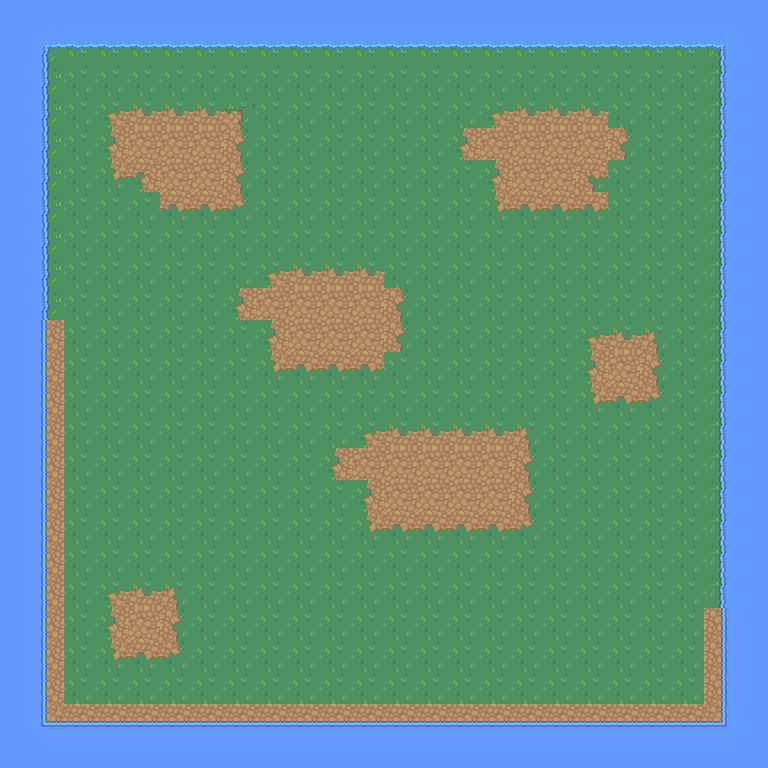

Rendered tile map (Tiled .tmx) drawn with the repository's tilesets; below, a short description and the full map source, tile grids included:
An orthogonal 24x24 tile map with 32x32 px tiles, 3 tile layers (Tile Layer 1, Water, Tile Layer 3).

<map version="1.10" tiledversion="1.10.0" orientation="orthogonal" renderorder="right-down" width="24" height="24" tilewidth="32" tileheight="32" infinite="0" nextlayerid="5" nextobjectid="1">
 <tileset firstgid="1" source="Nature RPG Tileset.tsx" />
 <layer id="1" name="Tile Layer 1" width="24" height="24">
  <data encoding="csv">
142,142,142,142,142,142,142,142,142,142,142,142,142,142,142,142,142,142,142,142,142,142,142,142,
142,142,142,142,142,142,142,142,142,142,142,142,142,142,142,142,142,142,142,142,142,142,142,142,
142,142,142,142,142,142,142,142,142,142,142,142,142,142,142,142,142,142,142,142,142,142,142,142,
142,142,142,142,142,142,142,142,142,142,142,142,142,142,142,142,142,142,142,142,142,142,142,142,
142,142,142,142,142,142,142,142,142,142,142,142,142,142,142,142,142,142,142,142,142,142,142,142,
142,142,142,142,142,142,142,142,142,142,142,142,142,142,142,142,142,142,142,142,142,142,142,142,
142,142,142,142,142,142,142,142,142,142,142,142,142,142,142,142,142,142,142,142,142,142,142,142,
142,142,142,142,142,142,142,142,142,142,142,142,142,142,142,142,142,142,142,142,142,142,142,142,
142,142,142,142,142,142,142,142,142,142,142,142,142,142,142,142,142,142,142,142,142,142,142,142,
142,142,142,142,142,142,142,142,142,142,142,142,142,142,142,142,142,142,142,142,142,142,142,142,
142,142,142,142,142,142,142,142,142,142,142,142,142,142,82,82,82,82,82,142,142,142,142,142,
142,142,142,142,142,142,142,142,142,142,142,142,82,82,82,82,82,82,82,142,142,142,142,142,
142,142,142,142,142,142,142,142,142,142,142,142,142,82,82,82,82,82,142,142,142,142,142,142,
142,142,142,142,142,142,142,142,142,142,142,142,142,142,142,142,142,82,142,142,142,142,142,142,
142,142,142,142,142,142,142,142,142,142,142,142,142,142,142,142,142,82,142,142,142,142,142,142,
142,142,142,142,142,142,142,142,142,142,142,142,142,142,142,142,142,82,142,142,142,142,142,142,
142,142,142,142,142,142,142,142,142,142,142,142,142,142,142,142,142,82,142,142,142,142,142,142,
142,142,142,142,142,142,142,142,142,142,142,142,142,142,142,142,142,82,142,142,142,142,142,142,
142,142,142,142,142,142,142,142,142,142,142,142,142,142,142,142,142,82,142,142,142,142,142,142,
142,142,142,142,142,142,142,142,142,142,142,142,142,142,142,142,142,82,82,82,82,82,142,142,
142,142,142,142,142,142,142,142,142,142,142,142,142,142,142,142,142,82,82,82,82,82,142,142,
142,142,142,142,142,142,142,142,142,142,142,142,142,142,142,142,142,82,82,82,82,82,142,142,
142,142,142,142,142,142,142,142,142,142,142,142,142,142,142,142,142,82,142,142,82,142,142,142,
142,142,142,142,142,142,142,142,142,142,142,142,142,142,142,142,142,142,142,142,142,142,142,142
</data>
 </layer>
 <layer id="3" name="Water" width="24" height="24">
  <data encoding="csv">
42,42,42,42,42,42,42,42,42,42,42,42,42,42,42,42,42,42,42,42,42,42,42,42,
42,66,67,67,67,67,67,67,67,67,67,67,67,67,67,67,67,67,67,67,67,67,68,42,
42,86,0,0,0,0,0,0,0,0,0,0,0,0,0,0,0,0,0,0,0,0,88,42,
42,86,0,0,0,0,0,0,0,0,0,0,0,0,0,0,0,0,0,0,0,0,88,42,
42,86,0,0,0,0,0,0,0,0,0,0,0,0,0,0,0,0,0,0,0,0,88,42,
42,86,0,0,0,0,0,0,0,0,0,0,0,0,0,0,0,0,0,0,0,0,88,42,
42,86,0,0,0,0,0,0,0,0,0,0,0,0,0,0,0,0,0,0,0,0,88,42,
42,86,0,0,0,0,0,0,0,0,0,0,0,0,0,0,0,0,0,0,0,0,88,42,
42,86,0,0,0,0,0,0,0,0,0,0,0,0,0,0,0,0,0,0,0,0,88,42,
42,86,0,0,0,0,0,0,0,0,0,0,0,0,0,0,0,0,0,0,0,0,88,42,
42,91,0,0,0,0,0,0,0,0,0,0,0,0,0,0,0,0,0,0,0,0,88,42,
42,91,0,0,0,0,0,0,0,0,0,0,0,0,0,0,0,0,0,0,0,0,88,42,
42,91,0,0,0,0,0,0,0,0,0,0,0,0,0,0,0,0,0,0,0,0,88,42,
42,91,0,0,0,0,0,0,0,0,0,0,0,0,0,0,0,0,0,0,0,0,88,42,
42,91,0,0,0,0,0,0,0,0,0,0,0,0,0,0,0,0,0,0,0,0,88,42,
42,91,0,0,0,0,0,0,0,0,0,0,0,0,0,0,0,0,0,0,0,0,88,42,
42,91,0,0,0,0,0,0,0,0,0,0,0,0,0,0,0,0,0,0,0,0,88,42,
42,91,0,0,0,0,0,0,0,0,0,0,0,0,0,0,0,0,0,0,0,0,88,42,
42,91,0,0,0,0,0,0,0,0,0,0,0,0,0,0,0,0,0,0,0,0,88,42,
42,91,0,0,0,0,0,0,0,0,0,0,0,0,0,0,0,0,0,0,0,0,93,42,
42,91,0,0,0,0,0,0,0,0,0,0,0,0,0,0,0,0,0,0,0,0,93,42,
42,91,0,0,0,0,0,0,0,0,0,0,0,0,0,0,0,0,0,0,0,0,93,42,
42,111,112,112,112,112,112,112,112,112,112,112,112,112,112,112,112,112,112,112,112,112,113,42,
42,42,42,42,42,42,42,42,42,42,42,42,42,42,42,42,42,42,42,42,42,42,42,42
</data>
 </layer>
 <layer id="4" name="Tile Layer 3" width="24" height="24">
  <data encoding="csv">
0,0,0,0,0,0,0,0,0,0,0,0,0,0,0,0,0,0,0,0,0,0,0,0,
0,0,0,0,0,0,0,0,0,0,0,0,0,0,0,0,0,0,0,0,0,0,0,0,
0,0,0,0,0,0,0,0,0,0,0,0,0,0,0,0,0,0,0,0,0,0,0,0,
0,0,0,126,127,127,127,65,0,0,0,0,0,0,0,126,127,127,127,0,0,0,0,0,
0,0,0,146,147,147,147,148,0,0,0,0,0,0,146,147,147,147,147,148,0,0,0,0,
0,0,0,166,130,147,147,148,0,0,0,0,0,0,0,146,147,147,129,0,0,0,0,0,
0,0,0,0,0,167,167,168,0,0,0,0,0,0,0,166,167,167,167,0,0,0,0,0,
0,0,0,0,0,0,0,0,0,0,0,0,0,0,0,0,0,0,0,0,0,0,0,0,
0,0,0,0,0,0,0,0,126,127,127,127,0,0,0,0,0,0,0,0,0,0,0,0,
0,0,0,0,0,0,0,146,147,147,147,147,148,0,0,0,0,0,0,0,0,0,0,0,
0,0,0,0,0,0,0,0,146,147,147,147,148,0,0,0,0,0,126,127,128,0,0,0,
0,0,0,0,0,0,0,0,166,167,167,167,0,0,0,0,0,0,146,147,148,0,0,0,
0,0,0,0,0,0,0,0,0,0,0,0,0,0,0,0,0,0,166,167,168,0,0,0,
0,0,0,0,0,0,0,0,0,0,0,126,127,127,127,127,128,0,0,0,0,0,0,0,
0,0,0,0,0,0,0,0,0,0,146,147,147,147,147,147,148,0,0,0,0,0,0,0,
0,0,0,0,0,0,0,0,0,0,0,146,147,147,147,147,148,0,0,0,0,0,0,0,
0,0,0,0,0,0,0,0,0,0,0,166,167,167,167,167,168,0,0,0,0,0,0,0,
0,0,0,0,0,0,0,0,0,0,0,0,0,0,0,0,0,0,0,0,0,0,0,0,
0,0,0,126,127,128,0,0,0,0,0,0,0,0,0,0,0,0,0,0,0,0,0,0,
0,0,0,146,147,148,0,0,0,0,0,0,0,0,0,0,0,0,0,0,0,0,0,0,
0,0,0,166,167,168,0,0,0,0,0,0,0,0,0,0,0,0,0,0,0,0,0,0,
0,0,0,0,0,0,0,0,0,0,0,0,0,0,0,0,0,0,0,0,0,0,0,0,
0,0,0,0,0,0,0,0,0,0,0,0,0,0,0,0,0,0,0,0,0,0,0,0,
0,0,0,0,0,0,0,0,0,0,0,0,0,0,0,0,0,0,0,0,0,0,0,0
</data>
 </layer>
</map>
